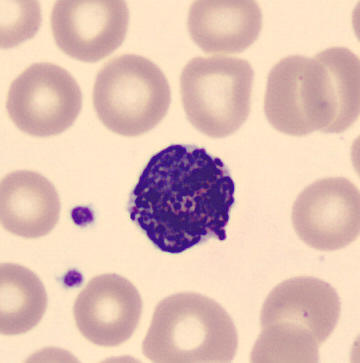
#> input picture data/annotations/yolo11_pilot/images/BA_100102.jpg, 360 x 363 px
$ python -i watershed.py   (imports and definitions only)
#> lines starting #> are read from the running program, lines starting #| are printed output that depends on the picture; after the words box and inside, x2 and y2 are one past the last pixel; in counts of white or black regions, pixels touching at a corner belong together
#> further down, picture is the input picture: PIL image 360x363 RGB; mean R, G, B 224.1, 193, 181.5
"""Classical (training-free) cell segmentation with distance-transform watershed.

Purpose in this project: a *diagnostic / experimental* module. It is not part of
the classification pipeline and nothing here is claimed to improve accuracy.
``src/experiments/segmentation_study.py`` measures whether segmentation-based
cropping changes accuracy of the existing model on real data.

Method: grey/green-channel Otsu threshold -> morphological clean-up -> Euclidean
distance transform -> local maxima as markers -> watershed to split touching
objects. Parameters were NOT tuned on the PBC data in this repository; the unit
tests only verify the mechanics on synthetic discs.
"""

from __future__ import annotations

from dataclasses import dataclass

import numpy as np
from PIL import Image
from scipy import ndimage as ndi
from skimage import filters, measure, morphology, segmentation
from skimage.feature import peak_local_max


@dataclass
class SegmentationResult:
    mask: np.ndarray            # bool HxW, foreground
    labels: np.ndarray          # int HxW, 0 = background, 1..N = objects
    n_objects: int
    areas: list[int]
    threshold: float

    def overlay(self, image: Image.Image) -> Image.Image:
        """Return the image with object boundaries drawn in green."""
        rgb = np.asarray(image.convert("RGB").resize(self.labels.shape[::-1], Image.Resampling.BILINEAR)).copy()
        edges = segmentation.find_boundaries(self.labels, mode="outer")
        rgb[edges] = (0, 255, 0)
        return Image.fromarray(rgb)


def _drop_small_components(mask: np.ndarray, min_area: int) -> np.ndarray:
    lab = measure.label(mask)
    if lab.max() == 0:
        return mask
    sizes = np.bincount(lab.ravel())
    keep = sizes >= min_area
    keep[0] = False
    return keep[lab]


def segment_cells(
    image: Image.Image,
    *,
    min_area_fraction: float = 0.002,
    min_peak_distance: int = 7,
    smooth_sigma: float = 1.5,
    foreground: str = "dark",
) -> SegmentationResult:
    """Segment and split objects. ``foreground='dark'`` treats stained cells as darker than background."""
#> called with min_area_fraction = 0.002, min_peak_distance = 7, smooth_sigma = 1.5, foreground = 'dark'
    if foreground not in {"dark", "bright"}:
        raise ValueError("foreground must be 'dark' or 'bright'")

    rgb = np.asarray(image.convert("RGB"), dtype=np.float32)
    channel = filters.gaussian(rgb[..., 1] / 255.0, sigma=smooth_sigma)  # green channel: stain absorbs it
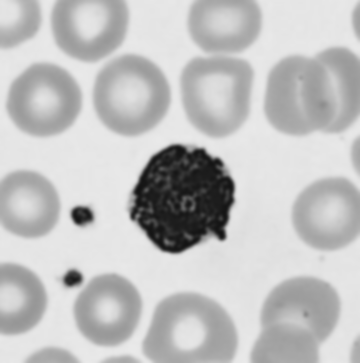
#> channel: shape (363, 360) float32; min 0.078, max 0.918, mean 0.757
    if np.ptp(channel) < 1e-6:  # flat image -> no objects
        empty = np.zeros(channel.shape, dtype=np.int32)
        return SegmentationResult(empty.astype(bool), empty, 0, [], float(channel.mean()))

    thr = float(filters.threshold_otsu(channel))
#> thr = 0.483
    mask = channel < thr if foreground == "dark" else channel > thr
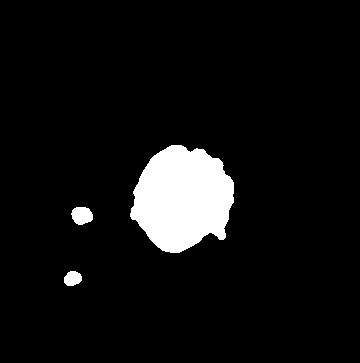
#> mask: shape (363, 360) bool; 6.7% white; 3 white regions, box (x1, y1, x2, y2) and area: (130, 145, 234, 253) 8217, (71, 207, 93, 225) 308, (64, 271, 82, 286) 211

    min_area = max(16, int(min_area_fraction * mask.size))
#> min_area = 261
    mask = _drop_small_components(mask, min_area)   # version-independent (skimage renamed its arg)
#> in _drop_small_components, `lab = measure.label(mask)`:
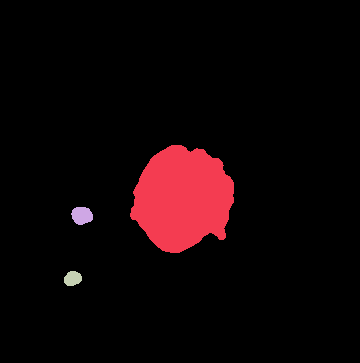
#> lab: shape (363, 360) int32; 4 distinct labels, from 0 to 3; one colour per label, 0 black
#> in _drop_small_components, `sizes = np.bincount(lab.ravel())`: sizes = [121944, 8217, 308, 211]
#> in _drop_small_components, `keep = sizes >= min_area`: keep = [True, True, True, False]
#> in _drop_small_components, `return keep[lab]`:
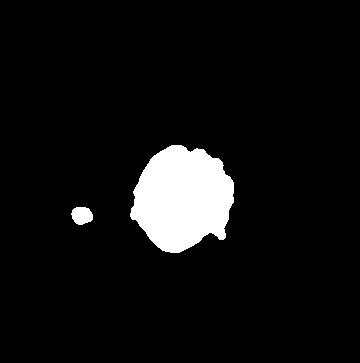
#> returned value: shape (363, 360) bool; 6.5% white; 2 white regions, box (x1, y1, x2, y2) and area: (130, 145, 234, 253) 8217, (71, 207, 93, 225) 308
    mask = ndi.binary_fill_holes(mask)
    mask = ndi.binary_opening(mask, structure=morphology.disk(2))
#> mask: shape (363, 360) bool; 6.5% white; 2 white regions, box (x1, y1, x2, y2) and area: (130, 145, 234, 253) 8209, (71, 207, 93, 225) 306
    if not mask.any():
        empty = np.zeros(mask.shape, dtype=np.int32)
        return SegmentationResult(mask, empty, 0, [], thr)

    distance = ndi.distance_transform_edt(mask)
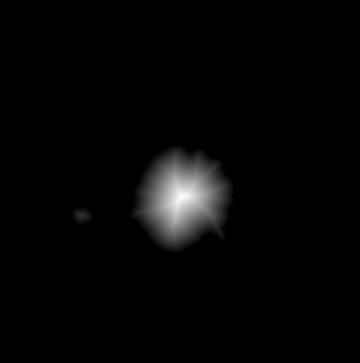
#> distance: shape (363, 360) float64; min 0, max 45.65, mean 1; drawn with min black and max white
    peaks = peak_local_max(distance, min_distance=min_peak_distance, labels=measure.label(mask), exclude_border=False)
#> peaks = [[196, 182], [215, 81]]
    markers = np.zeros(mask.shape, dtype=np.int32)
    for i, (r, c) in enumerate(peaks, start=1):
        markers[r, c] = i
#> this loop made 2 passes
#> (i, r, c) on passes 1 to 2: (1, 196, 182), (2, 215, 81)
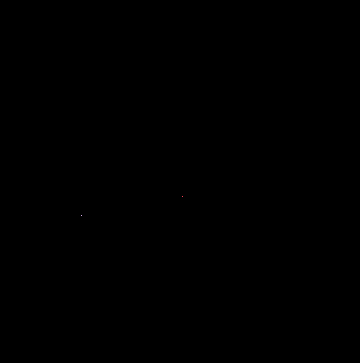
#> markers: shape (363, 360) int32; 3 distinct labels, from 0 to 2; one colour per label, 0 black
    labels = segmentation.watershed(-distance, markers, mask=mask)
#> labels: shape (363, 360) int32; 3 distinct labels, from 0 to 2

    areas = [int(r.area) for r in measure.regionprops(labels) if r.area >= min_area]
#> areas = [8209, 306]
    keep = {r.label for r in measure.regionprops(labels) if r.area >= min_area}
#> keep = 2 items
    labels = np.where(np.isin(labels, list(keep)), labels, 0).astype(np.int32)
    labels, _, _ = segmentation.relabel_sequential(labels)
    return SegmentationResult(mask, labels, int(labels.max()), areas, thr)


def central_object_crop(image: Image.Image, result: SegmentationResult, margin: float = 0.15) -> Image.Image | None:
    """Square crop around the object nearest the image centre (None if nothing found)."""
    if result.n_objects == 0:
        return None
    h, w = result.labels.shape
    centre = np.array([h / 2, w / 2])
    best, best_dist = None, float("inf")
    for region in measure.regionprops(result.labels):
        d = float(np.linalg.norm(np.array(region.centroid) - centre))
        if d < best_dist:
            best, best_dist = region, d
    r0, c0, r1, c1 = best.bbox
    side = int(max(r1 - r0, c1 - c0) * (1 + 2 * margin))
    cy, cx = (r0 + r1) / 2, (c0 + c1) / 2
    top, left = int(round(cy - side / 2)), int(round(cx - side / 2))
    box = (max(0, left), max(0, top), min(w, left + side), min(h, top + side))
    img = image.convert("RGB")
    if img.size != (w, h):
        img = img.resize((w, h), Image.Resampling.BILINEAR)
    return img.crop(box)

>>> from PIL import Image
>>> picture = Image.open('../../data/annotations/yolo11_pilot/images/BA_100102.jpg')
>>> result = segment_cells(picture)

$ run again, on data/annotations/yolo11_pilot/images/BA_101381.jpg
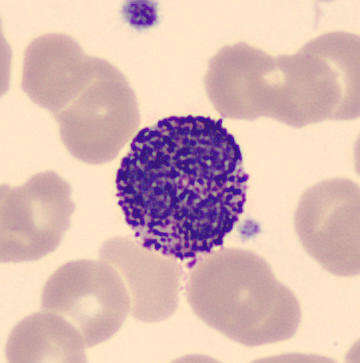
#> input picture data/annotations/yolo11_pilot/images/BA_101381.jpg, 360 x 363 px
#> picture is the input picture: PIL image 360x363 RGB; mean R, G, B 216.9, 185.3, 180.2
#> in segment_cells, `channel = filters.gaussian(rgb[..., 1] / 255.0, sigma=smooth_sigma)`:
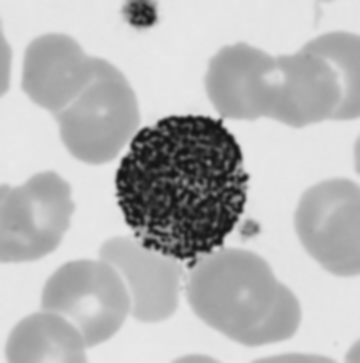
#> channel: shape (363, 360) float32; min 0.0791, max 0.915, mean 0.727
#> thr = 0.509
#> lab: shape (363, 360) int32; 6 distinct labels, from 0 to 5
#> sizes = [115834, 626, 14166, 25, 23, 6]
#> in _drop_small_components, `keep = sizes >= min_area`: keep = [True, True, True, False, False, False]
#> in segment_cells, `distance = ndi.distance_transform_edt(mask)`:
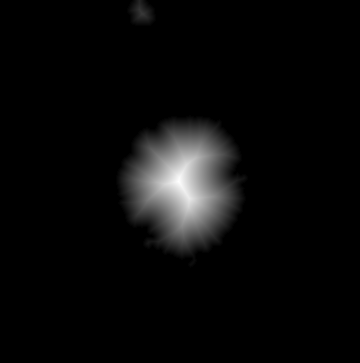
#> distance: shape (363, 360) float64; min 0, max 56.04, mean 2.2; drawn with min black and max white
#> peaks = [[13, 142], [181, 178], [263, 191]]
#> the loop in segment_cells, `for i, (r, c) in enumerate(peaks, start=1):` made 3 passes
#> areas = [623, 14169]
#> in segment_cells, `keep = {r.label for r in measure.regionprops(labels) if r.area >= min_..`: keep = 2 items

$ run again, on data/annotations/yolo11_pilot/images/BA_320878.jpg
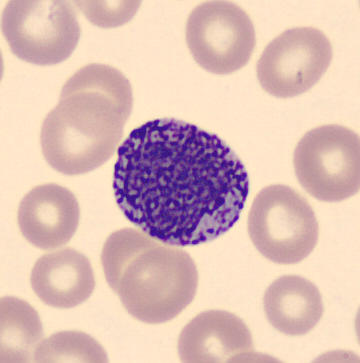
#> input picture data/annotations/yolo11_pilot/images/BA_320878.jpg, 360 x 363 px
#> picture is the input picture: PIL image 360x363 RGB; mean R, G, B 220.7, 189.7, 182.4
#> thr = 0.517
#> in segment_cells, `mask = channel < thr if foreground == "dark" else channel > thr`:
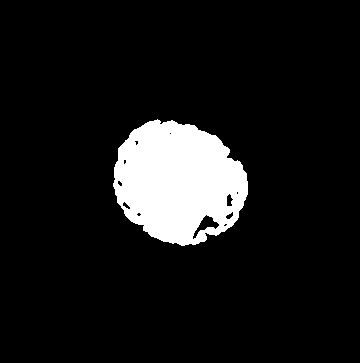
#> mask: shape (363, 360) bool; 9.5% white; 1 white region, box (x1, y1, x2, y2) and area: (113, 119, 248, 246) 12394
#> sizes = [118286, 12394]
#> in _drop_small_components, `keep = sizes >= min_area`: keep = [True, True]
#> in segment_cells, `distance = ndi.distance_transform_edt(mask)`:
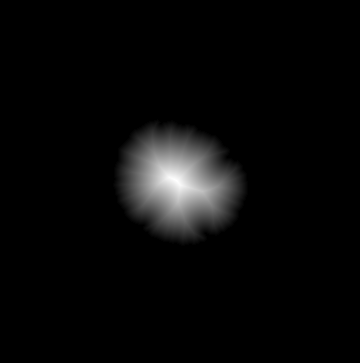
#> distance: shape (363, 360) float64; min 0, max 55.54, mean 1.9; drawn with min black and max white
#> peaks = [[180, 176]]
#> the loop in segment_cells, `for i, (r, c) in enumerate(peaks, start=1):` made 1 pass
#> (i, r, c) on pass 1: (1, 180, 176)
#> labels: shape (363, 360) int32; values 0 (black) and 1 (white), 9.7% white; 1 white region, box (x1, y1, x2, y2) and area: (113, 119, 248, 246) 12739
#> areas = [12739]
#> in segment_cells, `keep = {r.label for r in measure.regionprops(labels) if r.area >= min_..`: keep = 1 item

$ run again, on data/annotations/yolo11_pilot/images/BA_446850.jpg
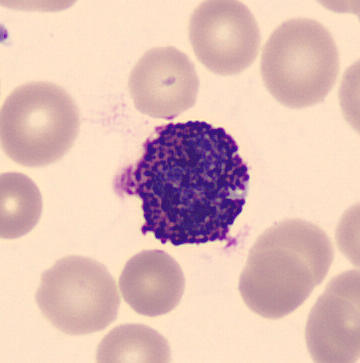
#> input picture data/annotations/yolo11_pilot/images/BA_446850.jpg, 360 x 363 px
#> picture is the input picture: PIL image 360x363 RGB; mean R, G, B 223.4, 189.8, 182.6
#> in segment_cells, `channel = filters.gaussian(rgb[..., 1] / 255.0, sigma=smooth_sigma)`:
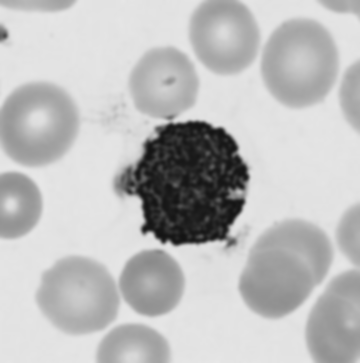
#> channel: shape (363, 360) float32; min 0.078, max 0.909, mean 0.744
#> thr = 0.485
#> lab: shape (363, 360) int32; 4 distinct labels, from 0 to 3
#> sizes = [119197, 53, 6, 11424]
#> in _drop_small_components, `keep = sizes >= min_area`: keep = [True, False, False, True]
#> peaks = [[177, 185], [241, 231]]
#> the loop in segment_cells, `for i, (r, c) in enumerate(peaks, start=1):` made 2 passes
#> (i, r, c) on passes 1 to 2: (1, 177, 185), (2, 241, 231)
#> in segment_cells, `labels = segmentation.watershed(-distance, markers, mask=mask)`:
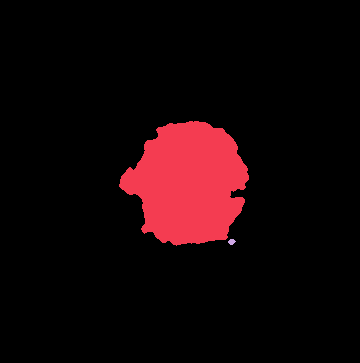
#> labels: shape (363, 360) int32; 3 distinct labels, from 0 to 2; one colour per label, 0 black
#> areas = [11368]
#> in segment_cells, `keep = {r.label for r in measure.regionprops(labels) if r.area >= min_..`: keep = 1 item
